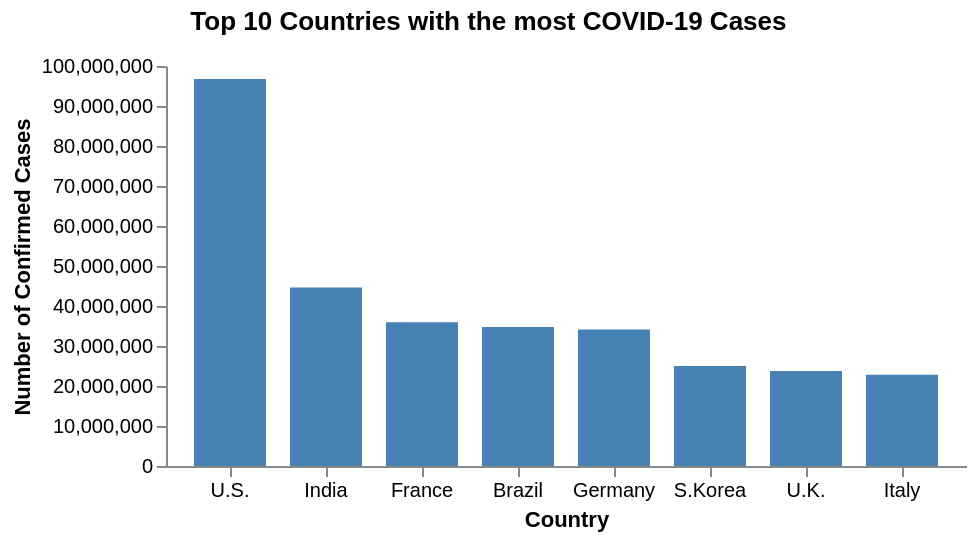

Source (Vega-Lite JSON):
### Vega specification from a JSON file in a GitHub repository (floating-point values rounded to 4 significant figures)
{"$schema": "https://vega.github.io/schema/vega/v5.json", "width": 400, "height": 200, "padding": 5, "title": "Top 10 Countries with the most COVID-19 Cases", "data": [{"name": "table", "values": [{"category": "U.S.", "amount": 96721113}, {"category": "India", "amount": 44616394}, {"category": "France", "amount": 35937864}, {"category": "Brazil", "amount": 34724189}, {"category": "Germany", "amount": 34121168}, {"category": "S.Korea", "amount": 24995246}, {"category": "U.K.", "amount": 23735277}, {"category": "Italy", "amount": 22830825}]}], "signals": [{"name": "tooltip", "value": {}, "on": [{"events": "rect:mouseover", "update": "datum"}, {"events": "rect:mouseout", "update": "{}"}]}], "scales": [{"name": "xscale", "type": "band", "domain": {"data": "table", "field": "category"}, "range": "width", "padding": 0.25, "round": true}, {"name": "yscale", "domain": {"data": "table", "field": "amount"}, "nice": true, "range": "height"}], "axes": [{"orient": "bottom", "scale": "xscale", "title": "Country"}, {"orient": "left", "scale": "yscale", "title": "Number of Confirmed Cases"}], "marks": [{"type": "rect", "from": {"data": "table"}, "encode": {"enter": {"x": {"scale": "xscale", "field": "category"}, "width": {"scale": "xscale", "band": 1}, "y": {"scale": "yscale", "field": "amount"}, "y2": {"scale": "yscale", "value": 0}}, "update": {"fill": {"value": "steelblue"}}, "hover": {"fill": {"value": "red"}}}}, {"type": "text", "encode": {"enter": {"align": {"value": "center"}, "baseline": {"value": "bottom"}, "fill": {"value": "#333"}}, "update": {"x": {"scale": "xscale", "signal": "tooltip.category", "band": 0.5}, "y": {"scale": "yscale", "signal": "tooltip.amount", "offset": -2}, "text": {"signal": "tooltip.amount"}, "fillOpacity": [{"test": "isNaN(tooltip.amount)", "value": 0}, {"value": 1}]}}}]}
